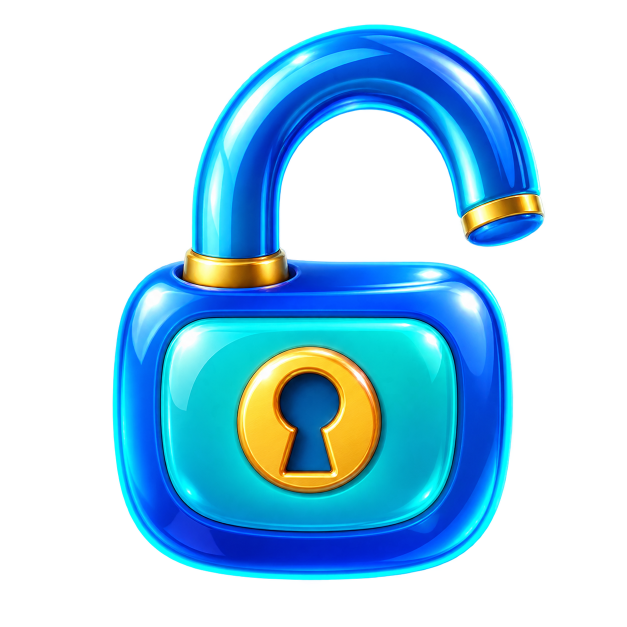
#> input picture main/artwork/generated/lock_unlock.png, 1254 x 1254 px (shown at 1/2 size)
$ python -i prepare_ui_icons.py   (imports and definitions only)
#> lines starting #> are read from the running program, lines starting #| are printed output that depends on the picture; after the words box and inside, x2 and y2 are one past the last pixel; in counts of white or black regions, pixels touching at a corner belong together
#> further down, picture is the input picture: PIL image 1254x1254 RGBA; mean R, G, B, A 17.2, 62.2, 86, 102.6
#!/usr/bin/env python3
"""Prepare generated RGBA artwork for LVGL 9 and emit compact ARGB8565 C assets."""

from __future__ import annotations

import argparse
from collections import deque
from pathlib import Path

import numpy as np
from PIL import Image, ImageFilter


ICON_SIZES = {
    "book": 64,
    "compass": 64,
    "english": 64,
    "cup": 56,
    "gear": 48,
    "star": 72,
    "focus": 56,
    "weather_sunny": 60,
    "weather_partly_cloudy": 60,
    "weather_cloudy": 60,
    "weather_rain": 60,
    "weather_thunder": 60,
    "weather_snow": 60,
    "weather_fog": 60,
    "menu_report": 56,
    "menu_schedule": 56,
    "menu_alarm": 56,
    "menu_wifi": 56,
    "menu_home": 56,
    "settings_duration": 60,
    "settings_volume": 60,
    "settings_brightness": 60,
    "settings_lock": 60,
    "settings_back": 60,
    "lock_unlock": 60,
}


# [17 lines left out: function content_bbox, not called in this run]


def clear_checkerboard(image: Image.Image) -> Image.Image:
    """Flood only neutral pixels connected to an edge, retaining white inset details."""
    rgba = np.asarray(image.convert("RGBA")).copy()
    rgb = rgba[..., :3].astype(np.int16)
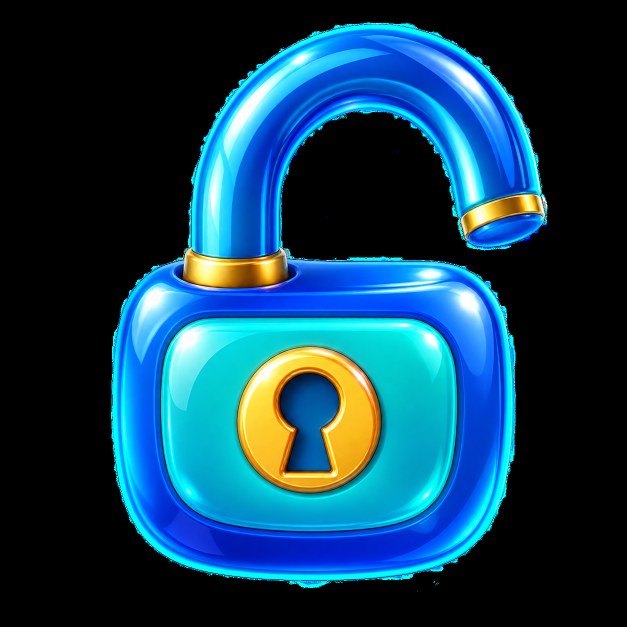
#> rgb: shape (1254, 1254, 3) int16 (shown at 1/2 size); mean R, G, B 17.2, 62.2, 86
    neutral = (rgb.max(axis=2) - rgb.min(axis=2)) <= 22
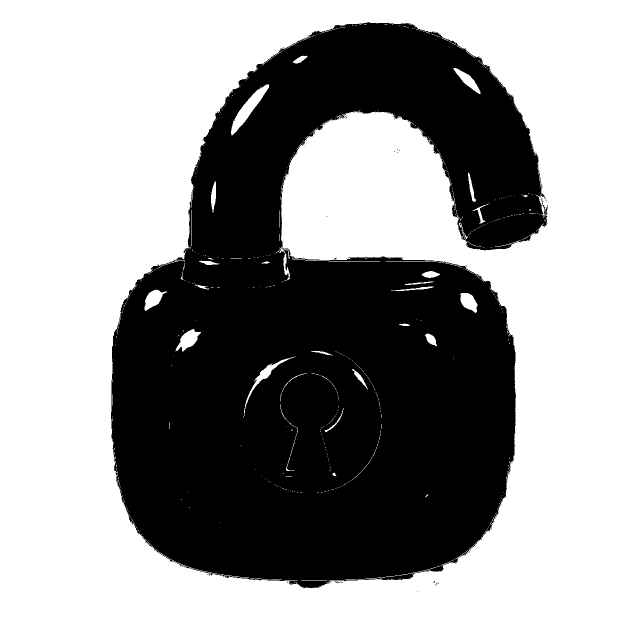
#> neutral: shape (1254, 1254) bool (shown at 1/2 size); 58.9% white; 64 black regions (63 under 20 px), largest, box (x1, y1, x2, y2) and area: (222, 44, 1095, 1177) 646614
    height, width = neutral.shape
#> height = 1254; width = 1254
    background = np.zeros((height, width), dtype=bool)
    queue: deque[tuple[int, int]] = deque()

    for x in range(width):
        if neutral[0, x]:
            queue.append((x, 0))
        if neutral[height - 1, x]:
            queue.append((x, height - 1))
    for y in range(height):
        if neutral[y, 0]:
            queue.append((0, y))
        if neutral[y, width - 1]:
            queue.append((width - 1, y))

    while queue:
        x, y = queue.popleft()
        if background[y, x] or not neutral[y, x]:
            continue
        background[y, x] = True
        if x:
            queue.append((x - 1, y))
        if x + 1 < width:
            queue.append((x + 1, y))
        if y:
            queue.append((x, y - 1))
        if y + 1 < height:
            queue.append((x, y + 1))
#> this loop made 3646068 passes
#> (x, y) on passes 1 to 3: (0, 0), (0, 1253), (1, 0)
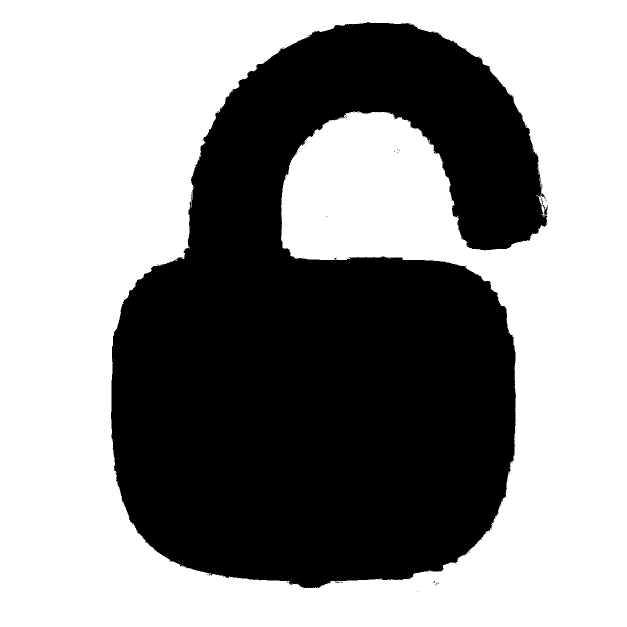
#> background: shape (1254, 1254) bool (shown at 1/2 size); 58% white; 63 black regions (62 under 20 px), largest, box (x1, y1, x2, y2) and area: (222, 44, 1095, 1177) 660862

    alpha = Image.fromarray((~background).astype(np.uint8) * 255, "L")
    alpha = alpha.filter(ImageFilter.GaussianBlur(0.55))
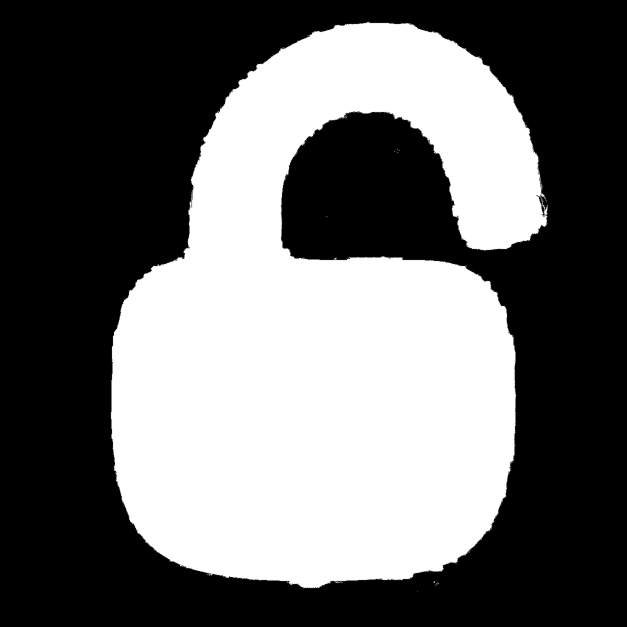
#> alpha: PIL image 1254x1254 L (shown at 1/2 size); min 0, max 255, mean 107.2
    rgba[..., 3] = np.asarray(alpha)
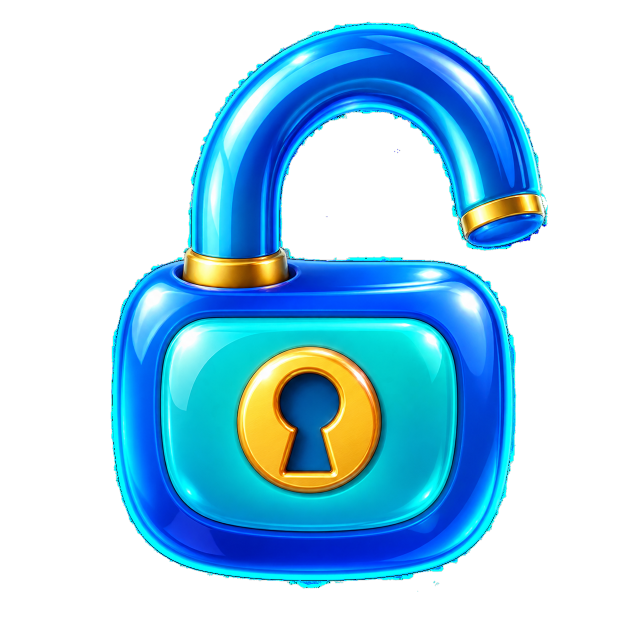
#> rgba: shape (1254, 1254, 4) (shown at 1/2 size); mean R, G, B, A 17.2, 62.2, 86, 107.2; transparent parts drawn white
    rgba[rgba[..., 3] == 0, :3] = 0
#> rgba: shape (1254, 1254, 4); under 0.01% of pixels changed, all inside (x1, y1, x2, y2) = (366, 395, 1094, 515)
    return Image.fromarray(rgba, "RGBA")


# [62 lines left out: functions prepare, write_rgb565a8, main, not called in this run]


# [2 lines not run here, left out]

>>> from PIL import Image
>>> picture = Image.open('../main/artwork/generated/lock_unlock.png')
>>> result = clear_checkerboard(picture)
